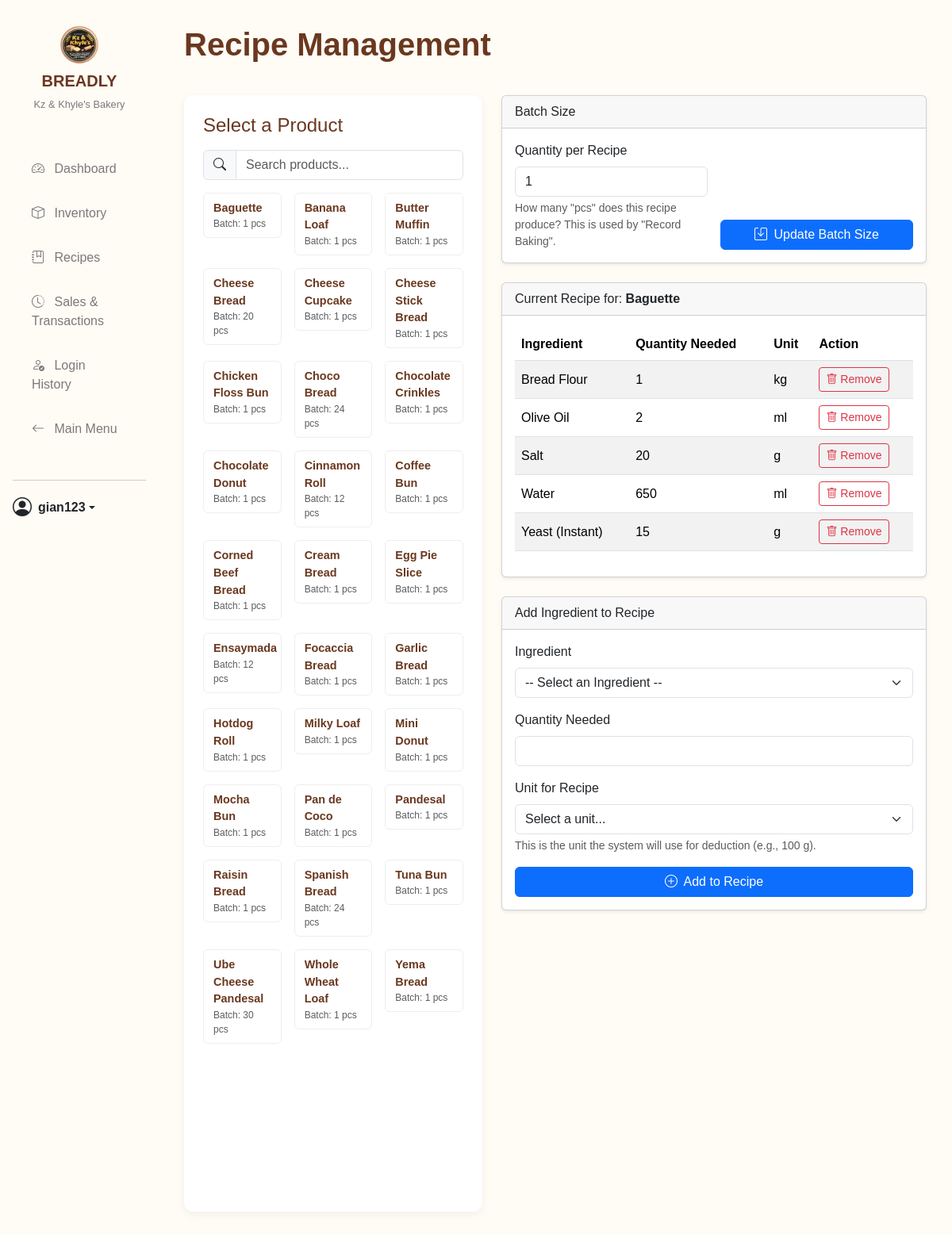
Screenshot of /nav/recipes.php?product_id=28 (signed in) with the database file from the repository.
### tables this page shows
CREATE TABLE `products` (
  `product_id` int(11) NOT NULL,
  `name` varchar(100) NOT NULL,
  `price` decimal(10,2) NOT NULL,
  `image_url` varchar(255) DEFAULT NULL,
  `status` enum('available','recalled','discontinued') NOT NULL DEFAULT 'available',
  `stock_qty` int(11) DEFAULT 0,
  `stock_unit` varchar(20) NOT NULL DEFAULT 'pcs',
  `is_sellable` tinyint(1) NOT NULL DEFAULT 1 COMMENT '1 = Appears on POS, 0 = Intermediate product',
  `batch_size` int(11) NOT NULL DEFAULT 1 COMMENT 'Number of units produced per recipe'
);

CREATE TABLE `recipes` (
  `recipe_id` int(11) NOT NULL,
  `product_id` int(11) NOT NULL,
  `ingredient_id` int(11) NOT NULL,
  `qty_needed` float NOT NULL,
  `unit` varchar(50) NOT NULL
);

CREATE TABLE `ingredients` (
  `ingredient_id` int(11) NOT NULL,
  `name` varchar(100) NOT NULL,
  `unit` varchar(50) DEFAULT NULL,
  `stock_qty` float DEFAULT 0,
  `reorder_level` float DEFAULT 0
);

### db_connection.php (called while the page is built, shortened)
<?php
class Database {
    private $host = DB_HOST;
    private $db_name = DB_NAME;
    private $username = DB_USER;
    private $password = DB_PASS;
    public $conn;
    private function connect() {
        $this->conn = null;
        try {
            $dsn = "mysql:host=" . $this->host . ";dbname=" . $this->db_name . ";charset=utf8mb4";
            $options = [
                PDO::ATTR_ERRMODE => PDO::ERRMODE_EXCEPTION,
                PDO::ATTR_DEFAULT_FETCH_MODE => PDO::FETCH_ASSOC,
                PDO::ATTR_EMULATE_PREPARES => false,
            ];
            $this->conn = new PDO($dsn, $this->username, $this->password, $options);
        } catch (PDOException $e) {
            error_log("Database Connection Failed: " . $e->getMessage());
            die("A critical database connection error occurred. Please contact support.");
        }
    }
    public function getConnection() {
        return $this->conn;
    }
}

### src/BakeryManager.php (called while the page is built, shortened)
<?php
require_once '../db_connection.php';
class BakeryManager {
    private $conn;
    public function __construct() {
        $db = new Database();
        $this->conn = $db->getConnection();
    }
    public function getAllProductsSimple() {
        $stmt = $this->conn->prepare("CALL ProductGetAllSimple()");
        $stmt->execute();
        return $stmt->fetchAll(PDO::FETCH_ASSOC);
    }
    public function getRecipeForProduct($product_id) {
        $stmt = $this->conn->prepare("CALL RecipeGetByProductId(?)");
        $stmt->execute([$product_id]);
        return $stmt->fetchAll(PDO::FETCH_ASSOC);
    }
}
?>

### nav/recipes.php (the view, shortened to what this page needs)
<?php
require_once '../src/BakeryManager.php';
$bakeryManager = new BakeryManager();
$selected_product_id = $_GET['product_id'] ?? null;
$current_recipe_items = [];
$current_batch_size = 0;
$products = $bakeryManager->getAllProductsSimple();
$selected_product_name = 'Recipe';
if ($selected_product_id) {
    $current_recipe_items = $bakeryManager->getRecipeForProduct($selected_product_id);
    foreach ($products as $product) {
        if ($product['product_id'] == $selected_product_id) {
            $current_batch_size = $product['batch_size'] ?? 0;
            $selected_product_name = $product['name'];
            break;
        }
    }
}
?>
<!DOCTYPE html>
<html lang="en">
<head>
    <link href="https://cdn.jsdelivr.net/npm/bootstrap@5.3.3/dist/css/bootstrap.min.css" rel="stylesheet">
    <link rel="stylesheet" href="https://cdn.jsdelivr.net/npm/bootstrap-icons@1.11.3/font/bootstrap-icons.css">
    <link rel="stylesheet" href="../styles/global.css">
    <link rel="stylesheet" href="../styles/dashboard.css">
    <link rel="stylesheet" href="../styles/pos.css">
    <link rel="stylesheet" href="../styles/recipes.css">
    <link rel="stylesheet" href="../styles/responsive.css?v=2">
</head>
<body class="dashboard">
<div class="container-fluid">
    <div class="row">
        <aside class="col-lg-2 col-md-3 sidebar offcanvas-lg offcanvas-start" tabindex="-1" id="sidebarMenu" aria-labelledby="sidebarMenuLabel">
            <div class="offcanvas-body d-flex flex-column p-0">
                <div class="sidebar-brand">
                    <img src="../images/kzklogo.png" alt="BREADLY Logo">
                    <h5>BREADLY</h5>
                    <p>Kz & Khyle's Bakery</p>
                </div>
                <ul class="nav flex-column sidebar-nav">
                    <li class="nav-item">
                        <a class="nav-link <?php echo ($active_nav_link == 'dashboard') ? 'active' : ''; ?>" href="dashboard_panel.php">
                            <i class="bi bi-speedometer2 me-2"></i> Dashboard
                        </a>
                    </li>
                    <li class="nav-item">
                        <a class="nav-link <?php echo ($active_nav_link == 'inventory') ? 'active' : ''; ?>" href="inventory_management.php">
                            <i class="bi bi-box me-2"></i> Inventory
                        </a>
                    </li>
                    <li class="nav-item">
                        <a class="nav-link <?php echo ($active_nav_link == 'recipes') ? 'active' : ''; ?>" href="recipes.php">
                            <i class="bi bi-journal-bookmark me-2"></i> Recipes
                        </a>
                    </li>
                    <li class="nav-item">
                        <a class="nav-link <?php echo ($active_nav_link == 'sales') ? 'active' : ''; ?>" href="sales_history.php">
                            <i class="bi bi-clock-history me-2"></i> Sales & Transactions
                        </a>
                    </li>
                    <li class="nav-item">
                        <a class="nav-link <?php echo ($active_nav_link == 'login_history') ? 'active' : ''; ?>" href="login_history.php">
                            <i class="bi bi-person-check me-2"></i> Login History
                        </a>
                    </li>
                    <li class="nav-item">
                        <a class="nav-link" href="index.php">
                            <i class="bi bi-arrow-left me-2"></i> Main Menu
                        </a>
                    </li>
                </ul>
                <div class="sidebar-user">
                    <hr>
                    <div class="dropdown">
                        <a href="#" class="d-flex align-items-center text-dark text-decoration-none dropdown-toggle" id="userMenu" data-bs-toggle="dropdown" aria-expanded="false">
                            <i class="bi bi-person-circle me-2 fs-4"></i>
                            <strong><?php echo htmlspecialchars($_SESSION['username']); ?></strong>
                        </a>
                    </div>
                </div>
            </div> </aside>
        <main class="col-lg-10 col-md-9 main-content">
            <div class="header d-flex justify-content-between align-items-center">
                <h1>Recipe Management</h1>
            </div>
            <div class="row">
                <div class="col-lg-5 recipe-products-col">
                    <div class="product-grid">
                        <h4 class="mb-3">Select a Product</h4>
                        <div class="input-group mb-3">
                            <span class="input-group-text"><i class="bi bi-search"></i></span>
                            <input type="text" id="recipe-product-search" class="form-control" placeholder="Search products...">
                        </div>
                        <div class="row row-cols-2 row-cols-md-2 row-cols-lg-3 g-3" id="recipe-product-list">
                            <?php foreach ($products as $product): ?>
                                <?php $is_active = ($selected_product_id == $product['product_id']); ?>
                                <div class="col" data-product-name="<?= htmlspecialchars(strtolower($product['name'])) ?>">
                                    <a href="recipes.php?product_id=<?php echo $product['product_id']; ?>"
                                       class="product-card <?php echo $is_active ? 'active' : ''; ?>"
                                       data-product-name="<?php echo htmlspecialchars($product['name']); ?>">
                                         <div class="product-name"><?= htmlspecialchars($product['name']) ?></div>
                                         <small class="text-muted">Batch: <?= htmlspecialchars($product['batch_size'] ?? 'N/A') ?> pcs</small>
                                    </a>
                                </div>
                            <?php endforeach; ?>
                        </div>
                    </div>
                </div>
                <div class="col-lg-7 recipe-content-col">
                    <?php if ($selected_product_id): ?>
                    <div class="row">
                        <div class="col-12 mb-4">
                            <div class="card shadow-sm">
                                <div class="card-header">
                                    Batch Size
                                </div>
                                <div class="card-body">
                                    <form action="recipes.php?product_id=<?php echo $selected_product_id; ?>" method="POST" class="row g-3 align-items-end">
                                        <div class="col-md-6">
                                            <label for="batch_size" class="form-label">Quantity per Recipe</label>
                                            <input type="number" step="1" class="form-control" id="batch_size" name="batch_size" required min="1" value="<?php echo htmlspecialchars($current_batch_size); ?>">
                                            <div class="form-text">How many "pcs" does this recipe produce? This is used by "Record Baking".</div>
                                        </div>
                                        <div class="col-md-6">
                                            <button type="submit" class="btn btn-primary w-100">
                                                <i class="bi bi-save me-1"></i> Update Batch Size
                                            </button>
                                        </div>
                                    </form>
                                </div>
                            </div>
                        </div>
                        <div class="col-12 mb-4">
                            <div class="card shadow-sm">
                                <div class="card-header">
                                    Current Recipe for: <strong><?php echo htmlspecialchars($selected_product_name); ?></strong>
                                </div>
                                <div class="card-body">
                                    <div class="table-responsive">
                                        <table class="table table-striped table-hover align-middle">
                                            <thead>
                                                <tr>
                                                    <th>Ingredient</th>
                                                    <th>Quantity Needed</th>
                                                    <th>Unit</th>
                                                    <th>Action</th>
                                                </tr>
                                            </thead>
                                            <tbody>
                                                <?php if (empty($current_recipe_items)): ?>
                                                    <tr>
                                                        <td colspan="4" class="text-center text-muted">No recipe found for this product. Add ingredients using the form.</td>
                                                    </tr>
                                                <?php else: ?>
                                                    <?php foreach ($current_recipe_items as $item): ?>
                                                    <tr>
                                                        <td data-label="Ingredient"><?php echo htmlspecialchars($item['name']); ?></td>
                                                        <td data-label="Qty Needed"><?php echo htmlspecialchars($item['qty_needed']); ?></td>
                                                        <td data-label="Unit"><?php echo htmlspecialchars($item['unit']); ?></td>
                                                        <td>
                                                            <button class="btn btn-outline-danger btn-sm"
                                                                    data-bs-toggle="modal"
                                                                    data-bs-target="#deleteRecipeItemModal"
                                                                    data-recipe-id="<?php echo $item['recipe_id']; ?>"
                                                                    data-ingredient-name="<?php echo htmlspecialchars($item['name']); ?>">
                                                                <i class="bi bi-trash"></i> Remove
                                                            </button>
                                                        </td>
                                                    </tr>
                                                    <?php endforeach; ?>
                                                <?php endif; ?>
                                            </tbody>
                                        </table>
                                    </div>
                                </div>
                            </div>
                        </div>
                        <div class="col-12">
                            <div class="card shadow-sm">
                                <div class="card-header">
                                    Add Ingredient to Recipe
                                </div>
                                <div class="card-body">
                                    <form action="recipes.php?product_id=<?php echo $selected_product_id; ?>" method="POST">
                                        <div class="mb-3">
                                            <label for="ingredient_id" class="form-label">Ingredient</label>
                                            <select class="form-select" name="ingredient_id" id="ingredient_id" required>
                                                <option value="" disabled selected>-- Select an Ingredient --</option>
                                            </select>
                                        </div>
                                        <div class="mb-3">
                                            <label for="qty_needed" class="form-label">Quantity Needed</label>
                                            <input type="number" step="0.01" class="form-control" id="qty_needed" name="qty_needed" required min="0.01">
                                        </div>
                                        <div class="mb-3">
                                            <label for="unit" class="form-label">Unit for Recipe</label>
                                            <select class="form-select" id="unit" name="unit" required>
                                                <option value="" selected disabled>Select a unit...</option>
                                            </select>
                                            <div class="form-text">This is the unit the system will use for deduction (e.g., 100 g).</div>
                                        </div>
                                        <div class="d-grid">
                                            <button type="submit" class="btn btn-primary">
                                                <i class="bi bi-plus-circle me-1"></i> Add to Recipe
                                            </button>
                                        </div>
                                    </form>
                                </div>
                            </div>
                        </div>
                    </div>
                    <?php endif; ?>
                </div>
            </div>
        </main>
    </div>
</div>
</body>
</html>

### rows the page displays
products: name "Baguette", batch_size "1"
products: name "Banana Loaf", batch_size "1"
products: name "Butter Muffin", batch_size "1"
products: name "Cheese Bread", batch_size "20"
products: name "Cheese Cupcake", batch_size "1"
products: name "Cheese Stick Bread", batch_size "1"
products: name "Chicken Floss Bun", batch_size "1"
products: name "Choco Bread", batch_size "24"
products: name "Chocolate Crinkles", batch_size "1"
products: name "Chocolate Donut", batch_size "1"
products: name "Cinnamon Roll", batch_size "12"
products: name "Coffee Bun", batch_size "1"
products: name "Corned Beef Bread", batch_size "1"
products: name "Cream Bread", batch_size "1"
products: name "Egg Pie Slice", batch_size "1"
products: name "Ensaymada", batch_size "12"
products: name "Focaccia Bread", batch_size "1"
products: name "Garlic Bread", batch_size "1"
products: name "Hotdog Roll", batch_size "1"
products: name "Milky Loaf", batch_size "1"
products: name "Mini Donut", batch_size "1"
products: name "Mocha Bun", batch_size "1"
products: name "Pan de Coco", batch_size "1"
products: name "Pandesal", batch_size "1"
products: name "Raisin Bread", batch_size "1"
products: name "Spanish Bread", batch_size "24"
products: name "Tuna Bun", batch_size "1"
products: name "Ube Cheese Pandesal", batch_size "30"
products: name "Whole Wheat Loaf", batch_size "1"
products: name "Yema Bread", batch_size "1"
recipes: ingredient.name "Bread Flour", qty_needed "1", unit "kg"
recipes: ingredient.name "Olive Oil", qty_needed "2", unit "ml"
recipes: ingredient.name "Salt", qty_needed "20", unit "g"
recipes: ingredient.name "Water", qty_needed "650", unit "ml"
recipes: ingredient.name "Yeast (Instant)", qty_needed "15", unit "g"

### other values shown
$_SESSION['username'] "gian123"
